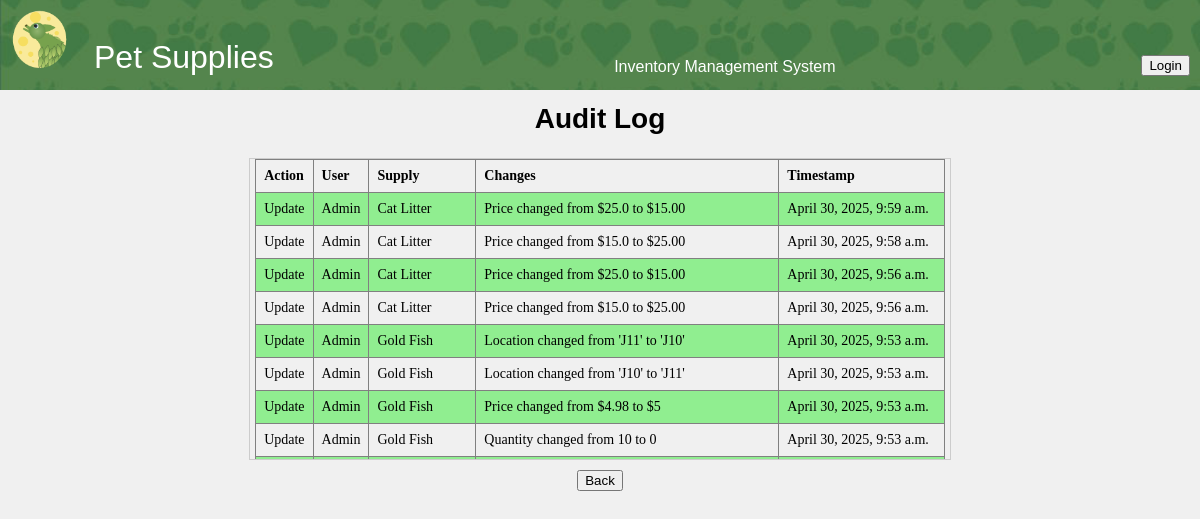
The app's page /audit-log/ with its own data.
### inventory/models.py (models this page shows, shortened)
class AuditLog(models.Model):
    ACTION_CHOICES = (
        ('CREATE', 'Create'),
        ('UPDATE', 'Update'),
        ('DELETE', 'Delete'),
    )
    user = models.ForeignKey(User, on_delete=models.SET_NULL, null=True)  # Track the user making the change
    action = models.CharField(max_length=10, choices=ACTION_CHOICES)  # The type of action (CREATE, UPDATE, DELETE)
    supply = models.ForeignKey(Supply, on_delete=models.CASCADE)  # Link to the supply that was changed
    changes = models.TextField()  # Description of what was changed
    timestamp = models.DateTimeField(auto_now_add=True)  # When the change was made

class Supply(models.Model):
    name = models.CharField(max_length=255, primary_key=True)
    price = models.FloatField()
    quantity = models.IntegerField()
    location = models.CharField(max_length=255)
    reorder_point = models.PositiveIntegerField(default=5)

### inventory/views.py (the view)
# urls.py: path('audit-log/', views.audit_log, name='audit_log'),
def audit_log(request):
    logs = AuditLog.objects.all().order_by('-timestamp')
    return render(request, 'inventory/audit_log.html', {'logs': logs})

### inventory/templates/inventory/audit_log.html (shortened to what this page needs)
{% load static %}
<!DOCTYPE html>
<html lang="en">
<head>
    <link rel="stylesheet" href="{% static 'css/styles.css' %}">
</head>
<body>
    <div class="header-container">
        <img src="{% static 'icons/header_image.jpg' %}" alt="Header Background" class="header-bg">
        <center>
        <table class = "nav_tab">
            <tr>
                <td>
    <img src="{% static 'icons/TLeafLogo2sm.png' %}" alt="T Leaf Logo" class = "logo">
</td>
 <td class = "pet">
    <div class = "head">
        Pet Supplies
        </div>
    </td>
    <td class = "warn2">
        <center>
     Inventory Management System
    </center>
    </td>
    <td class = "login">
        {% if user.is_authenticated %}
            <span style="color: white; margin-right: 10px;">Welcome, {{ user.username }}</span>
            <a href="{% url 'logout' %}"><button type="button">Logout</button></a>
        {% else %}
            <a href="{% url 'login' %}"><button type="button">Login</button></a>
        {% endif %}
    </td>
</tr>
</table>
</center>
</div>
<center>
    <h2>Audit Log</h2>
    <div class="table-container">
    <table border="1" class="data_tab">
        <tr>
            <th>Action</th>
            <th>User</th>
            <th>Supply</th>
            <th>Changes</th>
            <th>Timestamp</th>
        </tr>
        {% for log in logs %}
        <tr>
            <td>{{ log.get_action_display }}</td>
            <td>{{ log.user.username }}</td>
            <td>{{ log.supply.name }}</td>
            <td class = "changes">{{ log.changes }}</td>
            <td>{{ log.timestamp }}</td>
        </tr>
        {% endfor %}
    </table>
</div>
</center>
<center><a href="{% url 'index' %}">
    <button type="submit" >Back
    </button>
    </a>
</center>
</body>
</html>

### inventory/static/css/styles.css (style rules this page uses)
body { font-family: 'Georgia', serif; font-size: 14px; }
.header-container { font-family: 'Bauhaus 93', Arial, sans-serif; font-size: 16px; align-items: center; height: 80px; color: white; text-align: center; }
.header-container .header-bg { position: absolute; top: 0; left: 0; width: 100%; height: 90px; object-fit: cover; z-index: -1; }
h1,h2 { font-family: 'Bauhaus 93', Arial, sans-serif; }
.header-container .logo { width: 60px; height: auto; margin-right: 1px; }
.nav_tab { width: 100%; height: 50px; }
.nav_tab th, td, p { vertical-align: bottom; }
.pet { font-family: 'Bauhaus 93', Arial, sans-serif; font-size: 2em; vertical-align: bottom; width: 20%; }
.warn2 { width:70%; }
.warning h1, h2 { font-family: 'Georgia', serif; font-weight: bold; }
.head { margin-right: auto; margin-left: 5px; vertical-align: top; }
.table-container { max-height: 300px; overflow-y: auto; width: 700px; border: 1px solid #ccc; }
.data_tab { border-collapse: collapse; margin-right: auto; margin-left: auto; }
.data_tab th, td { text-align: left; padding: 8px; }
.data_tab tr:nth-child(even) { background-color: Lightgreen; }

### inventory/templates/inventory/audit_log.html (style rules this page uses)
body { margin: 0; background-color: #f0f0f0; }
.nav_tab { width: 100%; margin: 0; padding: 0; }
.changes { width: 286px; }
h2 { font-family: 'Bauhaus 93', Arial, sans-serif; font-size: 2em; }
button { margin-top: 10px; }

### records on screen
AuditLog: action "Update", user.username "Admin", supply.name "Cat Litter", changes "Price changed from $25.0 to $15.00", timestamp "April 30, 2025, 9:59 a.m."
AuditLog: action "Update", user.username "Admin", supply.name "Cat Litter", changes "Price changed from $15.0 to $25.00", timestamp "April 30, 2025, 9:58 a.m."
AuditLog: action "Update", user.username "Admin", supply.name "Cat Litter", changes "Price changed from $25.0 to $15.00", timestamp "April 30, 2025, 9:56 a.m."
AuditLog: action "Update", user.username "Admin", supply.name "Cat Litter", changes "Price changed from $15.0 to $25.00", timestamp "April 30, 2025, 9:56 a.m."
AuditLog: action "Update", user.username "Admin", supply.name "Gold Fish", changes "Location changed from 'J11' to 'J10'", timestamp "April 30, 2025, 9:53 a.m."
AuditLog: action "Update", user.username "Admin", supply.name "Gold Fish", changes "Location changed from 'J10' to 'J11'", timestamp "April 30, 2025, 9:53 a.m."
AuditLog: action "Update", user.username "Admin", supply.name "Gold Fish", changes "Price changed from $4.98 to $5", timestamp "April 30, 2025, 9:53 a.m."
AuditLog: action "Update", user.username "Admin", supply.name "Gold Fish", changes "Quantity changed from 10 to 0", timestamp "April 30, 2025, 9:53 a.m."
